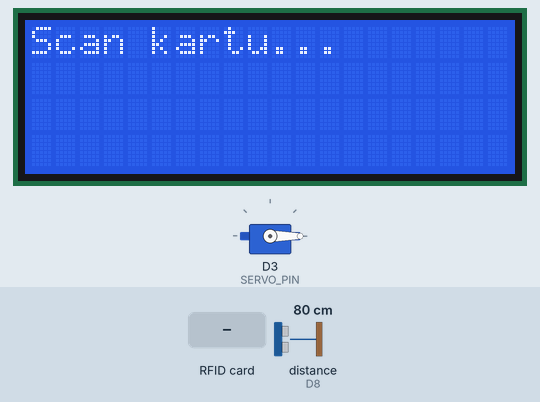
The sketch below on a simulated ESP8266 (NodeMCU). On the bench: 20×4 character LCD, servo. Wiring (inferred from the names in the program): ultrasonic range finder: trigger GPIO 10; echo D8. The inputs (shaded band) are chosen by the test bench; at power-on: distance to the obstacle (sensor on D8) 80 cm. The echo pulse lasts 58.3 µs per cm; WiFi joins after 1.5 s; servers stay silent unless stated; uploads are accepted with an empty reply; what the sketch prints to the serial monitor is not drawn.

Above: at 2.8 s.
2.9 s: RFID card 5E 7A 19 C4 held to the reader
At 3.27 s:
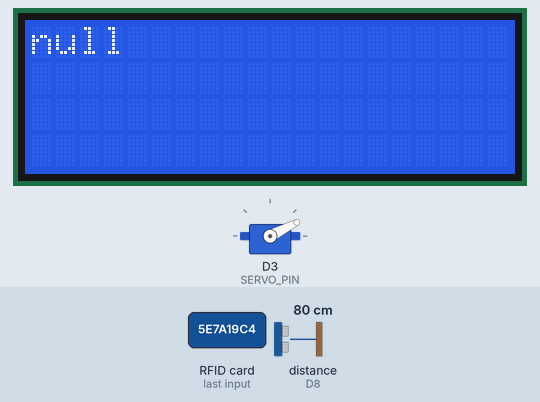
At 5.0 s:
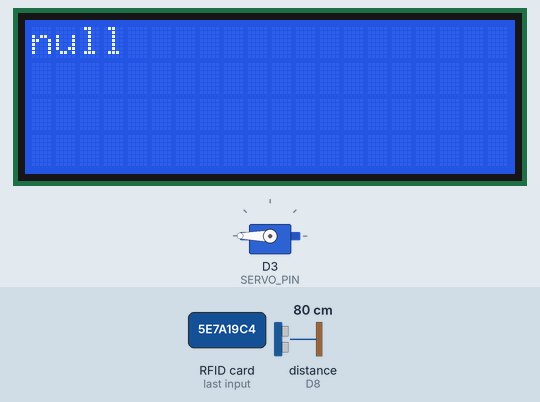
Timing chart, 0 to 11.4 s (numbered marks = the images above; inputs shaded):
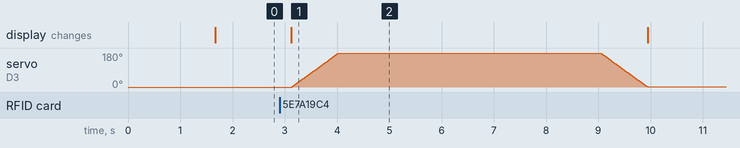

The sketch:

cek_rfid.ino
```cpp
#include <SPI.h>
#include <MFRC522.h>
#include <ESP8266WiFi.h>
#include <ESP8266HTTPClient.h>
#include <WiFiClient.h>
#include <ArduinoJson.h>
#include <Servo.h>
#include <LiquidCrystal_I2C.h>
//#include <Wire.h>

#define RST_PIN D0 // D1
#define SDA_PIN D4 // D2
#define SERVO_PIN D3
#define BUZZER_PIN 9
#define ECHO_PIN D8
#define TRIG_PIN 10
//#define SCL_pin D1 //Pin D5
//#define SDA_pin D2 //Pin D6

MFRC522 mfrc522(SDA_PIN, RST_PIN);
HTTPClient http;
WiFiClient wifiClient;
Servo servo;
LiquidCrystal_I2C lcd(0x27, 20, 4);
StaticJsonDocument<1024> doc;

int statusGerbang = 0;
float jarak;
int pos;

void setup() {
  Serial.begin(9600);

  lcd.init();
  lcd.backlight();
  lcd.clear();
  lcd.setCursor (0,0); //

//  pinMode(9, OUTPUT);
  servo.attach(SERVO_PIN);
  servo.write(0);

  WiFi.begin("ISI SENDIRI", "ISI SENDIRI");
  lcd.print("WIFI Disconnect !");
  while (WiFi.status() != WL_CONNECTED) {
    delay(100);
    Serial.println("WIFI Disconnect !");
  }
  Serial.println("WIFI Connect !");
  lcd.clear();
  lcd.print("WIFI Connect !");

  SPI.begin();
  mfrc522.PCD_Init();
  Serial.println("Scan kartu...");
  lcd.clear();
  lcd.print("Scan kartu...");

  pinMode(TRIG_PIN, OUTPUT);
  pinMode(ECHO_PIN, INPUT);
}

void bukaGerbang() {
//  digitalWrite(BUZZER_PIN, HIGH);
//  delay(500);
//  digitalWrite(BUZZER_PIN, LOW);
  for (pos = 0; pos <= 180; pos += 1) {
    servo.write(pos);
    delay(5);
  }
  statusGerbang = 1;
  Serial.println("Buka gerbang");
}

void tutupGerbang() {
  delay(5000);
  for (pos = 180; pos > 0; pos -= 1) {
    servo.write(pos);
    delay(5);
  }
  statusGerbang = 0;
  Serial.println("Tutup gerbang");
  lcd.clear();
  lcd.print("Scan kartu...");
}

void loop() {
  digitalWrite(TRIG_PIN, LOW);
  delayMicroseconds(2);
  digitalWrite(TRIG_PIN, HIGH);
  delayMicroseconds(10);
  digitalWrite(TRIG_PIN, LOW);
  int duration = pulseIn(ECHO_PIN, HIGH);
  jarak = duration * 0.034 / 2;
//Serial.println(jarak);

//  jika jarak lebih dari 2 atau sama dengan 10 cm
  if (statusGerbang == 1 && jarak >= 10) {
    tutupGerbang();
  }

  if(!mfrc522.PICC_IsNewCardPresent()){
    return;
  }

  if(!mfrc522.PICC_ReadCardSerial()){
    return;
  }

  Serial.print("UID tag :");
  String content = "";
  byte letter;

  for(byte i = 0; i < mfrc522.uid.size; i++){
    Serial.print(mfrc522.uid.uidByte[i] < 0x10 ? " 0" : " ");
    Serial.print(mfrc522.uid.uidByte[i], HEX);
    content.concat(String(mfrc522.uid.uidByte[i] < 0x10 ? " 0" : " "));
    content.concat(String(mfrc522.uid.uidByte[i], HEX));
  }

  content.toUpperCase();

  String kode = content.substring(1);

  Serial.println("ID ku: " + (String) content.substring(1));
  http.begin(wifiClient, "http://keamanan-kost.000webhostapp.com/api.php");
  String Post = "rfid_code=" + (String) kode;
  http.addHeader("Content-Type", "application/x-www-form-urlencoded");
  int httpResponseCode = http.POST(Post);
  String payload = http.getString();
  Serial.println("Payload: " + payload);
  Serial.println(httpResponseCode);
  http.end();

  deserializeJson(doc, payload);
  if (httpResponseCode == 200) {
      lcd.clear();
      lcd.print(doc["message"].as<String>());
      bukaGerbang();
  } else {
      lcd.clear();
      lcd.print(doc["error"].as<String>());
      delay(3000);
      lcd.clear();
      lcd.print("Scan kartu...");
  }
}
```

Measured:
- after the input at 2.9 s, servo on D3 (SERVO_PIN): rises from 0° to 180° in 0.89 s, then falls to 1° in 5.9 s; the display: changes after 0.22 s (image 1)
